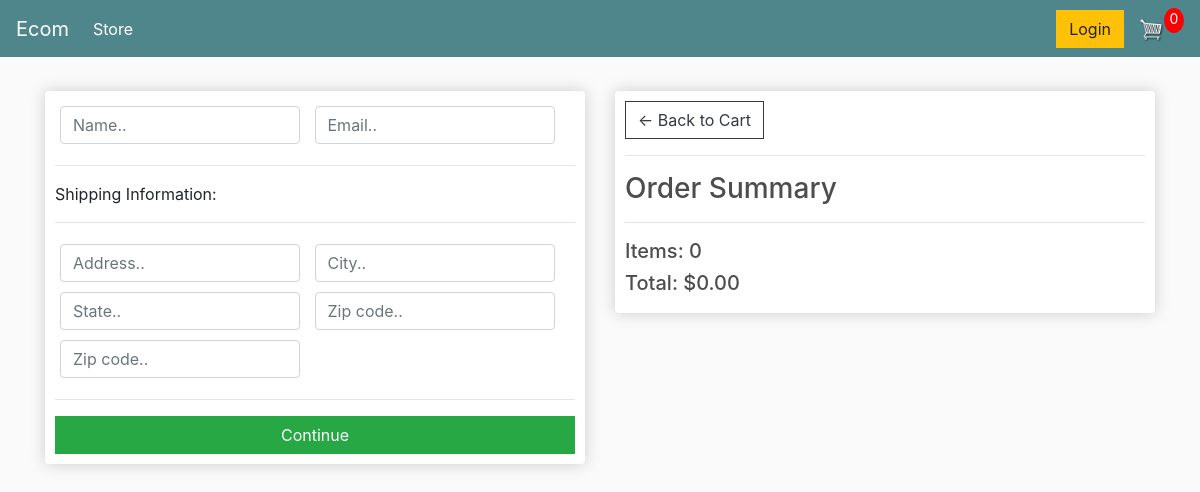
Before: /checkout/ (signed in) with the older database file.
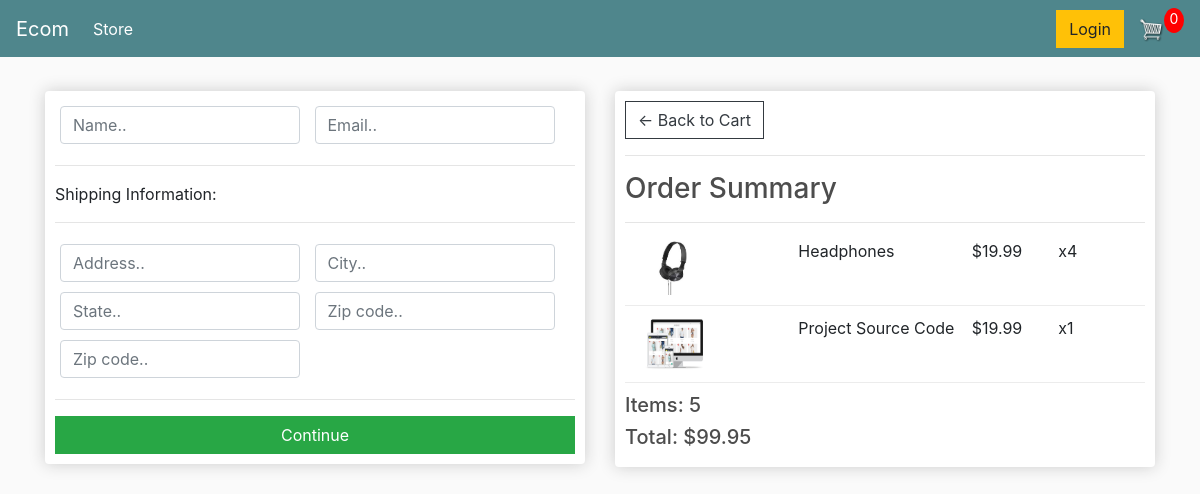
After: the same page with the newer database file.
### store/models.py (models this page shows, shortened)
class Order(models.Model):
	customer = models.ForeignKey(Customer, on_delete=models.SET_NULL, null=True, blank=True)
	date_ordered = models.DateTimeField(auto_now_add=True)
	complete = models.BooleanField(default=False)
	transaction_id = models.CharField(max_length=100, null=True)
	@property
	def shipping(self):
		shipping = False
		orderitems = self.orderitem_set.all()
		for i in orderitems:
			if i.product.digital == False:
				shipping = True
			return shipping
	@property
	def get_cart_total(self):
		orderitems = self.orderitem_set.all()
		total = sum([item.get_total for item in orderitems])
		return total
	@property
	def get_cart_items(self):
		orderitems = self.orderitem_set.all()
		total = sum([item.quantity for item in orderitems])
		return total

class OrderItem(models.Model):
	product = models.ForeignKey(Product, on_delete=models.SET_NULL, null=True)
	order = models.ForeignKey(Order, on_delete=models.SET_NULL, null=True)
	quantity = models.IntegerField(default=0, null=True, blank=True)
	date_added = models.DateTimeField(auto_now_add=True)
	@property
	def get_total(self):
		total = self.product.price * self.quantity
		return total

class Product(models.Model):
	name = models.CharField(max_length=200)
	price = models.FloatField()
	digital = models.BooleanField(default=False,null=True, blank=True)
	image = models.ImageField(null=True, blank=True)
	@property
	def imageURL(self):
		try:
			url = self.image.url
		except:
			url = ''
		return url

### store/views.py (the view)
# urls.py: path('checkout/', views.checkout, name="checkout"),
def checkout(request):
	data = cartData(request)
	cartItems = data['cartItems']
	order = data['order']
	items = data['items']
	context = {'items':items, 'order':order, 'cartItems':cartItems}
	return render(request, 'store/checkout.html', context)

### store/utils.py (called while the page is built)
def cartData(request):
	if request.user.is_authenticated:
		customer = request.user.customer
		order, created = Order.objects.get_or_create(customer=customer, complete=False)
		items = order.orderitem_set.all()
		cartItems = order.get_cart_items
	else:
		cookieData = cookieCart(request)
		cartItems = cookieData['cartItems']
		order = cookieData['order']
		items = cookieData['items']
	return {'cartItems':cartItems ,'order':order, 'items':items}

### store/templates/store/checkout.html (shortened to what this page needs)
{% extends 'store/main.html' %}
{% load static %}
{% block content %}
     <div class="row">
		<div class="col-lg-6">
			<div class="box-element" id="form-wrapper">
				<form id="form">
					<div id="user-info">
						<div class="form-field">
							<input required class="form-control" type="text" name="name" placeholder="Name..">
						</div>
						<div class="form-field">
							<input required class="form-control" type="email" name="email" placeholder="Email..">
						</div>
					</div>
					<div id="shipping-info">
						<hr>
						<p>Shipping Information:</p>
						<hr>
						<div class="form-field">
							<input class="form-control" type="text" name="address" placeholder="Address..">
						</div>
						<div class="form-field">
							<input class="form-control" type="text" name="city" placeholder="City..">
						</div>
						<div class="form-field">
							<input class="form-control" type="text" name="state" placeholder="State..">
						</div>
						<div class="form-field">
							<input class="form-control" type="text" name="zipcode" placeholder="Zip code..">
						</div>
						<div class="form-field">
							<input class="form-control" type="text" name="country" placeholder="Zip code..">
						</div>
					</div>
					<hr>
					<input id="form-button" class="btn btn-success btn-block" type="submit" value="Continue">
				</form>
			</div>
			<br>
		</div>
		<div class="col-lg-6">
			<div class="box-element">
				<a  class="btn btn-outline-dark" href="{% url 'cart' %}">&#x2190; Back to Cart</a>
				<hr>
				<h3>Order Summary</h3>
				<hr>
				{% for item in items %}
				<div class="cart-row">
					<div style="flex:2"><img class="row-image" src="{{item.product.imageURL}}"></div>
					<div style="flex:2"><p>{{item.product.name}}</p></div>
					<div style="flex:1"><p>${{item.product.price|floatformat:2}}</p></div>
					<div style="flex:1"><p>x{{item.quantity}}</p></div>
				</div>
				{% endfor %}
				<h5>Items:   {{order.get_cart_items}}</h5>
				<h5>Total:   ${{order.get_cart_total|floatformat:2}}</h5>
			</div>
		</div>
	</div>
{% endblock content %}

Changed rows visible on the page:
added OrderItem: product.imageURL (picture), product.name "Headphones", product.price "19.99", quantity "4"
added OrderItem: product.imageURL (picture), product.name "Project Source Code", product.price "19.99", quantity "1"
computed for Order: get_cart_items "0" → "5"; get_cart_total "0.00" → "99.95"
